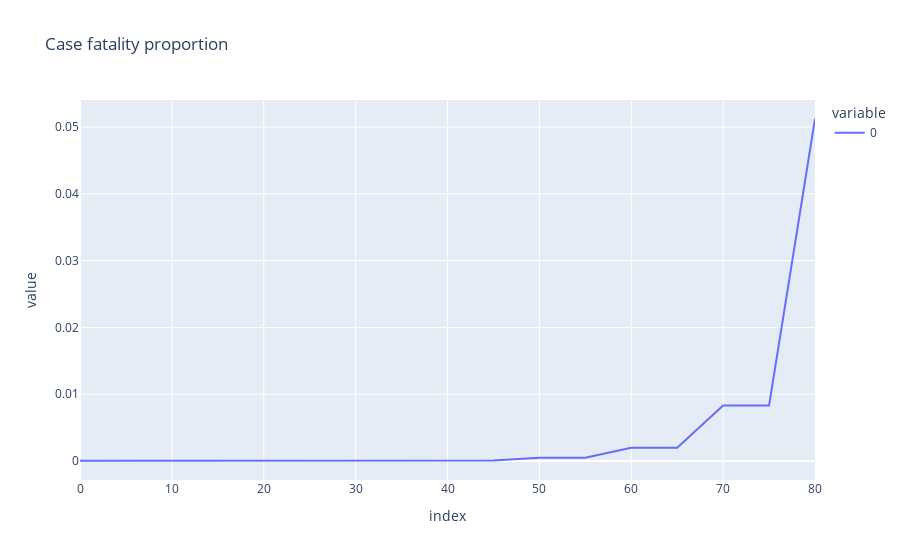

The notebook cell saved with this chart:
### Code cell
pd.Series(age_params["cfr"]["values"]).plot(title="Case fatality proportion")

### Figure 1 — Plotly figure (JSON) as saved in the notebook; plotly's stock layout.template omitted (floating-point values rounded to 4 significant figures)
{"data": [{"hovertemplate": "variable=0<br>index=%{x}<br>value=%{y}<extra></extra>", "legendgroup": "0", "line": {"color": "#636efa", "dash": "solid"}, "marker": {"symbol": "circle"}, "mode": "lines", "name": "0", "orientation": "v", "showlegend": true, "type": "scatter", "x": [0, 5, 10, 15, 20, 25, 30, 35, 40, 45, 50, 55, 60, 65, 70, 75, 80], "xaxis": "x", "y": [5e-05, 5e-05, 1e-05, 1e-05, 2e-05, 2e-05, 5e-05, 5e-05, 0.0001, 0.0001, 0.0005, 0.0005, 0.002, 0.002, 0.0083, 0.0083, 0.0512], "yaxis": "y"}], "layout": {"legend": {"title": {"text": "variable"}, "tracegroupgap": 0}, "title": {"text": "Case fatality proportion"}, "xaxis": {"anchor": "y", "domain": [0, 1], "title": {"text": "index"}}, "yaxis": {"anchor": "x", "domain": [0, 1], "title": {"text": "value"}}}}
